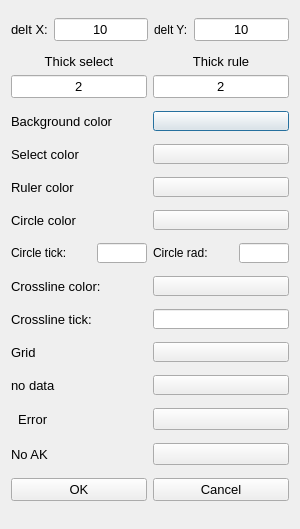
<?xml version="1.0" encoding="UTF-8"?>
<ui version="4.0">
 <class>propertiesDialog</class>
 <widget class="QDialog" name="propertiesDialog">
  <property name="geometry">
   <rect>
    <x>0</x>
    <y>0</y>
    <width>300</width>
    <height>529</height>
   </rect>
  </property>
  <property name="sizePolicy">
   <sizepolicy hsizetype="Preferred" vsizetype="Minimum">
    <horstretch>0</horstretch>
    <verstretch>0</verstretch>
   </sizepolicy>
  </property>
  <property name="minimumSize">
   <size>
    <width>300</width>
    <height>500</height>
   </size>
  </property>
  <property name="maximumSize">
   <size>
    <width>300</width>
    <height>1000</height>
   </size>
  </property>
  <property name="windowTitle">
   <string>Цветовая схема</string>
  </property>
  <property name="windowIcon">
   <iconset>
    <normaloff>:/qwin_otter/Otter</normaloff>:/qwin_otter/Otter</iconset>
  </property>
  <layout class="QVBoxLayout" name="verticalLayout">
   <item>
    <layout class="QHBoxLayout" name="Layout_cell">
     <item>
      <widget class="QLabel" name="label_cell_x">
       <property name="font">
        <font>
         <pointsize>10</pointsize>
        </font>
       </property>
       <property name="text">
        <string>delt X:</string>
       </property>
       <property name="alignment">
        <set>Qt::AlignLeading|Qt::AlignLeft|Qt::AlignVCenter</set>
       </property>
      </widget>
     </item>
     <item>
      <widget class="param_ed" name="lineCellX">
       <property name="font">
        <font>
         <pointsize>10</pointsize>
        </font>
       </property>
       <property name="text">
        <string>10</string>
       </property>
       <property name="alignment">
        <set>Qt::AlignCenter</set>
       </property>
      </widget>
     </item>
     <item>
      <widget class="QLabel" name="label_cell_y">
       <property name="text">
        <string>delt Y:</string>
       </property>
      </widget>
     </item>
     <item>
      <widget class="param_ed" name="lineCellY">
       <property name="font">
        <font>
         <pointsize>10</pointsize>
        </font>
       </property>
       <property name="text">
        <string>10</string>
       </property>
       <property name="alignment">
        <set>Qt::AlignCenter</set>
       </property>
      </widget>
     </item>
    </layout>
   </item>
   <item>
    <layout class="QHBoxLayout" name="horizontalLayout_thicks">
     <item>
      <layout class="QVBoxLayout" name="verticalLayout_thick_osc">
       <item>
        <widget class="QLabel" name="label_thick_sel">
         <property name="sizePolicy">
          <sizepolicy hsizetype="Preferred" vsizetype="Fixed">
           <horstretch>0</horstretch>
           <verstretch>0</verstretch>
          </sizepolicy>
         </property>
         <property name="font">
          <font>
           <pointsize>10</pointsize>
          </font>
         </property>
         <property name="text">
          <string>Thick select</string>
         </property>
         <property name="alignment">
          <set>Qt::AlignCenter</set>
         </property>
        </widget>
       </item>
       <item>
        <widget class="param_ed" name="ed_thick_sel">
         <property name="font">
          <font>
           <pointsize>10</pointsize>
          </font>
         </property>
         <property name="text">
          <string>2</string>
         </property>
         <property name="alignment">
          <set>Qt::AlignCenter</set>
         </property>
        </widget>
       </item>
      </layout>
     </item>
     <item>
      <layout class="QVBoxLayout" name="verticalLayout_thick_strob">
       <item>
        <widget class="QLabel" name="label_thick_rule">
         <property name="sizePolicy">
          <sizepolicy hsizetype="Preferred" vsizetype="Fixed">
           <horstretch>0</horstretch>
           <verstretch>0</verstretch>
          </sizepolicy>
         </property>
         <property name="font">
          <font>
           <pointsize>10</pointsize>
          </font>
         </property>
         <property name="text">
          <string>Thick rule</string>
         </property>
         <property name="alignment">
          <set>Qt::AlignCenter</set>
         </property>
        </widget>
       </item>
       <item>
        <widget class="param_ed" name="ed_thick_rule">
         <property name="font">
          <font>
           <pointsize>10</pointsize>
          </font>
         </property>
         <property name="text">
          <string>2</string>
         </property>
         <property name="alignment">
          <set>Qt::AlignCenter</set>
         </property>
        </widget>
       </item>
      </layout>
     </item>
    </layout>
   </item>
   <item>
    <layout class="QHBoxLayout" name="Layout_col_background">
     <item>
      <widget class="QLabel" name="lab_col_background">
       <property name="font">
        <font>
         <pointsize>10</pointsize>
        </font>
       </property>
       <property name="text">
        <string>Background color</string>
       </property>
       <property name="alignment">
        <set>Qt::AlignLeading|Qt::AlignLeft|Qt::AlignVCenter</set>
       </property>
      </widget>
     </item>
     <item>
      <widget class="QPushButtonColored" name="Button_col_background">
       <property name="maximumSize">
        <size>
         <width>150</width>
         <height>20</height>
        </size>
       </property>
      </widget>
     </item>
    </layout>
   </item>
   <item>
    <layout class="QHBoxLayout" name="Layout_col_ocs">
     <item>
      <widget class="QLabel" name="label_sel">
       <property name="font">
        <font>
         <pointsize>10</pointsize>
        </font>
       </property>
       <property name="text">
        <string>Select color</string>
       </property>
      </widget>
     </item>
     <item>
      <widget class="QPushButtonColored" name="Button_col_sel">
       <property name="maximumSize">
        <size>
         <width>150</width>
         <height>20</height>
        </size>
       </property>
      </widget>
     </item>
    </layout>
   </item>
   <item>
    <layout class="QHBoxLayout" name="Layout_col_cell">
     <item>
      <widget class="QLabel" name="label_col_rule">
       <property name="font">
        <font>
         <pointsize>10</pointsize>
        </font>
       </property>
       <property name="text">
        <string>Ruler color</string>
       </property>
      </widget>
     </item>
     <item>
      <widget class="QPushButtonColored" name="Button_col_rule">
       <property name="maximumSize">
        <size>
         <width>150</width>
         <height>20</height>
        </size>
       </property>
      </widget>
     </item>
    </layout>
   </item>
   <item>
    <layout class="QHBoxLayout" name="Layout_col_strob">
     <item>
      <widget class="QLabel" name="label_col_circle">
       <property name="font">
        <font>
         <pointsize>10</pointsize>
        </font>
       </property>
       <property name="text">
        <string>Circle color</string>
       </property>
      </widget>
     </item>
     <item>
      <widget class="QPushButtonColored" name="Button_col_circle">
       <property name="maximumSize">
        <size>
         <width>150</width>
         <height>20</height>
        </size>
       </property>
      </widget>
     </item>
    </layout>
   </item>
   <item>
    <layout class="QHBoxLayout" name="horizontalLayout">
     <item>
      <widget class="QLabel" name="label_c_thick">
       <property name="text">
        <string>Circle tick:</string>
       </property>
      </widget>
     </item>
     <item>
      <widget class="QLineEdit" name="lineEdit">
       <property name="maximumSize">
        <size>
         <width>50</width>
         <height>20</height>
        </size>
       </property>
      </widget>
     </item>
     <item>
      <widget class="QLabel" name="label_circ_rad">
       <property name="text">
        <string>Circle rad:</string>
       </property>
      </widget>
     </item>
     <item>
      <widget class="QLineEdit" name="lineEdit_2">
       <property name="maximumSize">
        <size>
         <width>50</width>
         <height>20</height>
        </size>
       </property>
      </widget>
     </item>
    </layout>
   </item>
   <item>
    <layout class="QHBoxLayout" name="Layout_col_text">
     <item>
      <widget class="QLabel" name="label_col_crs_2">
       <property name="font">
        <font>
         <pointsize>10</pointsize>
        </font>
       </property>
       <property name="text">
        <string>Сrossline color:</string>
       </property>
      </widget>
     </item>
     <item>
      <widget class="QPushButtonColored" name="Button_col_crs">
       <property name="maximumSize">
        <size>
         <width>150</width>
         <height>20</height>
        </size>
       </property>
      </widget>
     </item>
    </layout>
   </item>
   <item>
    <layout class="QHBoxLayout" name="Layout_col_sepLine">
     <item>
      <widget class="QLabel" name="label_col_crs">
       <property name="font">
        <font>
         <pointsize>10</pointsize>
        </font>
       </property>
       <property name="text">
        <string>Сrossline tick:</string>
       </property>
      </widget>
     </item>
     <item>
      <widget class="param_ed" name="lineCrossTick">
       <property name="sizePolicy">
        <sizepolicy hsizetype="Minimum" vsizetype="Fixed">
         <horstretch>0</horstretch>
         <verstretch>0</verstretch>
        </sizepolicy>
       </property>
       <property name="maximumSize">
        <size>
         <width>150</width>
         <height>20</height>
        </size>
       </property>
      </widget>
     </item>
    </layout>
   </item>
   <item>
    <layout class="QHBoxLayout" name="Layout_col_marker">
     <item>
      <widget class="QLabel" name="label_col_grid">
       <property name="font">
        <font>
         <pointsize>10</pointsize>
        </font>
       </property>
       <property name="text">
        <string>Grid</string>
       </property>
      </widget>
     </item>
     <item>
      <widget class="QPushButtonColored" name="Button_col_grid">
       <property name="maximumSize">
        <size>
         <width>150</width>
         <height>20</height>
        </size>
       </property>
      </widget>
     </item>
    </layout>
   </item>
   <item>
    <layout class="QHBoxLayout" name="Layout_col_no_ak">
     <item>
      <widget class="QLabel" name="label_col_no_data">
       <property name="font">
        <font>
         <pointsize>10</pointsize>
        </font>
       </property>
       <property name="text">
        <string>no data</string>
       </property>
      </widget>
     </item>
     <item>
      <widget class="QPushButtonColored" name="Button_col_no_data">
       <property name="maximumSize">
        <size>
         <width>150</width>
         <height>20</height>
        </size>
       </property>
      </widget>
     </item>
    </layout>
   </item>
   <item>
    <layout class="QHBoxLayout" name="Layout_col_baseDef">
     <item>
      <widget class="QLabel" name="label_col_incorrect_set">
       <property name="font">
        <font>
         <pointsize>10</pointsize>
        </font>
       </property>
       <property name="text">
        <string>  Error</string>
       </property>
      </widget>
     </item>
     <item>
      <widget class="QPushButtonColored" name="Button_col_incorrect_set"/>
     </item>
    </layout>
   </item>
   <item>
    <layout class="QHBoxLayout" name="Layout_col_no_ak_2">
     <item>
      <widget class="QLabel" name="label_col_no_ak">
       <property name="font">
        <font>
         <pointsize>10</pointsize>
        </font>
       </property>
       <property name="text">
        <string>No AK</string>
       </property>
      </widget>
     </item>
     <item>
      <widget class="QPushButtonColored" name="Button_col_no_ak"/>
     </item>
    </layout>
   </item>
   <item>
    <layout class="QHBoxLayout" name="Layout_buttons">
     <item>
      <widget class="QPushButton" name="okButton">
       <property name="font">
        <font>
         <pointsize>10</pointsize>
        </font>
       </property>
       <property name="text">
        <string>OK</string>
       </property>
      </widget>
     </item>
     <item>
      <widget class="QPushButton" name="cancelButton">
       <property name="font">
        <font>
         <pointsize>10</pointsize>
        </font>
       </property>
       <property name="text">
        <string>Cancel</string>
       </property>
      </widget>
     </item>
    </layout>
   </item>
  </layout>
 </widget>
 <customwidgets>
  <customwidget>
   <class>QPushButtonColored</class>
   <extends>QPushButton</extends>
   <header location="global">QPushButtonColored.h</header>
  </customwidget>
  <customwidget>
   <class>param_ed</class>
   <extends>QLineEdit</extends>
   <header location="global">param_ed.h</header>
  </customwidget>
 </customwidgets>
 <resources>
  <include location="win_snail.qrc"/>
 </resources>
 <connections>
  <connection>
   <sender>okButton</sender>
   <signal>clicked()</signal>
   <receiver>propertiesDialog</receiver>
   <slot>accept()</slot>
   <hints>
    <hint type="sourcelabel">
     <x>78</x>
     <y>476</y>
    </hint>
    <hint type="destinationlabel">
     <x>149</x>
     <y>249</y>
    </hint>
   </hints>
  </connection>
  <connection>
   <sender>cancelButton</sender>
   <signal>clicked()</signal>
   <receiver>propertiesDialog</receiver>
   <slot>close()</slot>
   <hints>
    <hint type="sourcelabel">
     <x>221</x>
     <y>476</y>
    </hint>
    <hint type="destinationlabel">
     <x>149</x>
     <y>249</y>
    </hint>
   </hints>
  </connection>
 </connections>
</ui>
